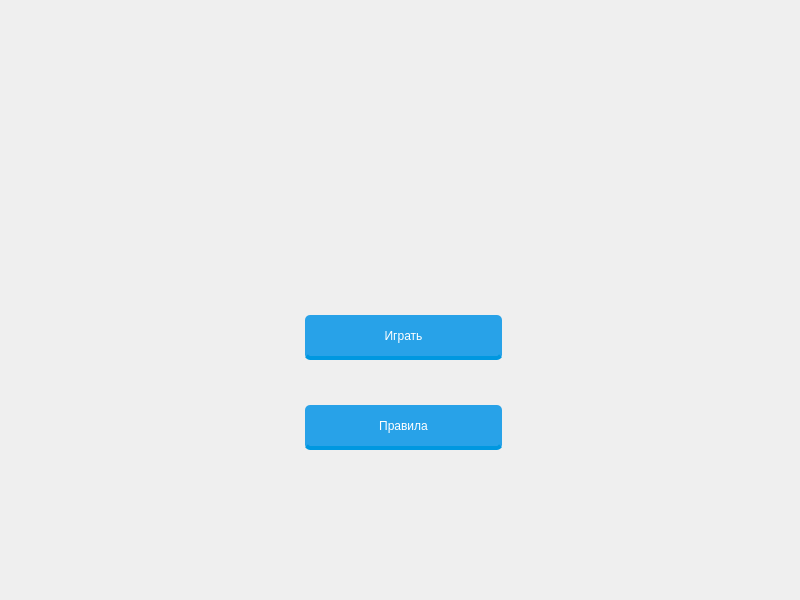
<?xml version="1.0" encoding="UTF-8"?>
<ui version="4.0">
 <class>MainWindowClass</class>
 <widget class="QWidget" name="MainWindowClass">
  <property name="geometry">
   <rect>
    <x>0</x>
    <y>0</y>
    <width>800</width>
    <height>600</height>
   </rect>
  </property>
  <property name="windowTitle">
   <string>Window</string>
  </property>
  <widget class="QPushButton" name="playButton">
   <property name="geometry">
    <rect>
     <x>305</x>
     <y>310</y>
     <width>200</width>
     <height>50</height>
    </rect>
   </property>
   <property name="styleSheet">
    <string notr="true">float:right;
font: 16pt &quot;MS Shell Dlg 2&quot;;
margin-right: 3%;
margin-top: 5px;
border-radius: 5px;
 -moz-border-radius: 5px;
-webkit-border-radius: 5px;
 padding: 5px 9px;
font-size: 1.2em;
background-color: rgba(40, 162, 232, 1);
text-shadow: #454545 0 0 2px;
border-bottom: 4px solid rgba(0, 152, 224, 1);
 color: white;
font-family: 'Roboto Slab', serif;</string>
   </property>
   <property name="text">
    <string>Играть</string>
   </property>
  </widget>
  <widget class="QPushButton" name="rulesButton">
   <property name="geometry">
    <rect>
     <x>305</x>
     <y>400</y>
     <width>200</width>
     <height>50</height>
    </rect>
   </property>
   <property name="styleSheet">
    <string notr="true">float:right;
font: 16pt &quot;MS Shell Dlg 2&quot;;
margin-right: 3%;
margin-top: 5px;
border-radius: 5px;
 -moz-border-radius: 5px;
-webkit-border-radius: 5px;
 padding: 5px 9px;
font-size: 1.2em;
background-color: rgba(40, 162, 232, 1);
text-shadow: #454545 0 0 2px;
border-bottom: 4px solid rgba(0, 152, 224, 1);
 color: white;
font-family: 'Roboto Slab', serif;</string>
   </property>
   <property name="text">
    <string>Правила</string>
   </property>
  </widget>
 </widget>
 <layoutdefault spacing="6" margin="11"/>
 <resources/>
 <connections>
  <connection>
   <sender>rulesButton</sender>
   <signal>clicked()</signal>
   <receiver>MainWindowClass</receiver>
   <slot>slotShowRulesWindow()</slot>
   <hints>
    <hint type="sourcelabel">
     <x>451</x>
     <y>429</y>
    </hint>
    <hint type="destinationlabel">
     <x>516</x>
     <y>480</y>
    </hint>
   </hints>
  </connection>
  <connection>
   <sender>playButton</sender>
   <signal>clicked()</signal>
   <receiver>MainWindowClass</receiver>
   <slot>slotShowLevelsWindow()</slot>
   <hints>
    <hint type="sourcelabel">
     <x>388</x>
     <y>334</y>
    </hint>
    <hint type="destinationlabel">
     <x>371</x>
     <y>219</y>
    </hint>
   </hints>
  </connection>
 </connections>
 <slots>
  <slot>slot1()</slot>
  <slot>slot2()</slot>
  <slot>showRulesWindow()</slot>
  <slot>slotShowRulesWindow()</slot>
  <slot>slotShowLevelsWindow()</slot>
 </slots>
</ui>
